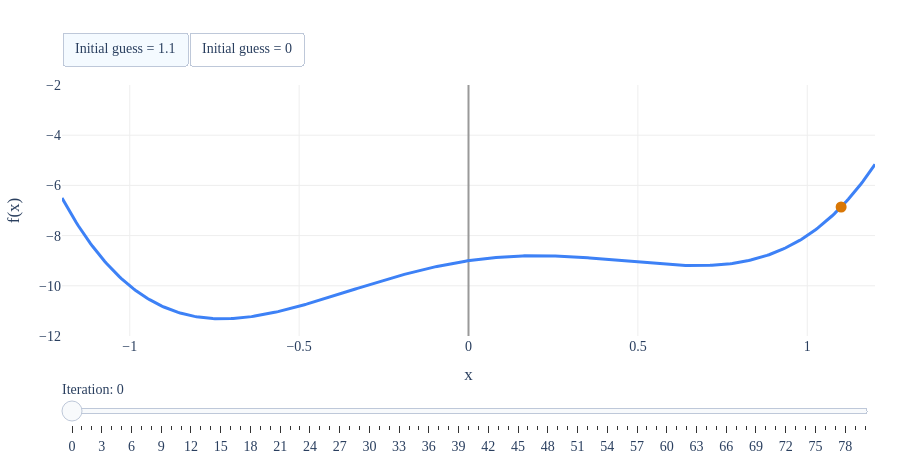

Source (notebook cell):
### Markdown cell above
---

## Motivation

Use the buttons to change the initial guess, then drag the slider to step through the updates. Why do the two runs end at different points?

### Code cell
import numpy as np
import plotly.graph_objects as go
from plotly.subplots import make_subplots

BLUE, ORANGE, PINK, GREEN = '#3d81f6', '#d97706', '#d81b60', '#004d40'
PAL = 'Palatino Linotype, Palatino, serif'

def finish(fig, height=460):
    fig.update_layout(autosize=True, height=height, font=dict(family=PAL, size=14),
        paper_bgcolor='white', plot_bgcolor='white', margin=dict(l=50,r=25,t=85,b=100),
        showlegend=False)
    fig.update_xaxes(gridcolor='#eeeeee', zerolinecolor='#999999')
    fig.update_yaxes(gridcolor='#eeeeee', zerolinecolor='#999999')
    return fig

def style_2d(fig, x_range, y_range, width=None, height=450, showlegend=False):
    finish(fig,height)
    fig.update_xaxes(range=x_range); fig.update_yaxes(range=y_range)
    return fig

def slider(steps, prefix, active=0):
    return dict(active=active,currentvalue=dict(prefix=prefix),pad=dict(t=40),steps=steps)

def make_gd_explorer():
    f=lambda x:5*x**4-x**3-5*x**2+2*x-9
    df=lambda x:20*x**3-3*x**2-10*x+2
    grid=np.linspace(-1.2,1.2,400)
    fig=go.Figure(go.Scatter(x=grid,y=f(grid),line=dict(color=BLUE,width=3),name='f(x)'))
    paths=[]
    for start in [1.1,0.0]:
        path=[start]
        for k in range(80): path.append(path[-1]-.01*df(path[-1]))
        paths.append(np.array(path))
    for i,path in enumerate(paths):
        fig.add_trace(go.Scatter(x=path[:1],y=f(path[:1]),mode='markers',marker=dict(color=ORANGE,size=11),visible=(i==0),name='Current iterate'))
    steps=[]
    for k in range(81):
        steps.append(dict(label=str(k),method='restyle',args=[{'x':[[float(p[k])] for p in paths],'y':[[float(f(p[k]))] for p in paths]},[1,2]]))
    fig.update_layout(sliders=[slider(steps,'Iteration: ')],updatemenus=[dict(type='buttons',direction='right',x=0,y=1.08,xanchor='left',yanchor='bottom',buttons=[dict(label='Initial guess = 1.1',method='restyle',args=[{'visible':[True,True,False]}]),dict(label='Initial guess = 0',method='restyle',args=[{'visible':[True,False,True]}])])])
    fig.update_xaxes(title='x',range=[-1.2,1.2]);fig.update_yaxes(title='f(x)',range=[-12,-2])
    return finish(fig)

def make_secant_explorer(index):
    funcs=[lambda x:x*x,lambda x:np.abs(x),lambda x:x**3-.5*x]
    titles=['f(x) = x²','f(x) = |x|','f(x) = x³ − ½x']
    f=funcs[index]
    grid=np.linspace(-1.25,1.25,301)
    fig=go.Figure()
    fig.add_trace(go.Scatter(x=grid,y=f(grid),line=dict(color=BLUE,width=3),hovertemplate='Input: %{x:.2f}<br>f(input): %{y:.2f}<extra></extra>'))
    fig.add_trace(go.Scatter(x=[-1,1],y=[f(-1),f(1)],mode='lines+markers+text',text=['(-1, f(-1))','(1, f(1))'],textposition=['top right','top left'],textfont=dict(family=PAL,size=14,color=ORANGE),line=dict(color=ORANGE,width=3,dash='dash'),marker=dict(size=9)))
    if index==2:
        fig.data[1].text=['','(1, f(1))']
        fig.add_annotation(x=-1,y=f(-1),text='(-1, f(-1))',showarrow=False,xanchor='left',yanchor='top',xshift=8,yshift=-16,font=dict(family=PAL,size=14,color=ORANGE))
    fig.add_trace(go.Scatter(x=[0,0],y=[f(0),.5*(f(-1)+f(1))],mode='lines+markers',line=dict(color='#777',dash='dot'),marker=dict(color=[BLUE,ORANGE],size=10)))
    steps=[]
    for t in np.linspace(0,1,41):
        u=2*t-1
        heights=[float(f(u)),float((1-t)*f(-1)+t*f(1))]
        steps.append(dict(label=f'{t:.2f}',method='restyle',args=[{'x':[[u,u]],'y':[heights]},[2]]))
    finish(fig,440)
    fig.update_layout(title=titles[index],sliders=[slider(steps,'t = ',20)],margin=dict(l=65,r=30,t=65,b=100))
    fig.update_xaxes(range=[-1.3,1.3],title='Input')
    fig.update_yaxes(range=[-1.5,1.5] if index==2 else [-.15,1.85],title='Height')
    return fig

def make_mse_explorer():
    matrices=[np.array([[1,0],[0,1],[1,1],[2,-1.]]),np.array([[1,2],[2,4],[3,6.]])]
    targets=[np.array([1,-1,0,3.]),np.array([1,2,3.])]
    best=[np.linalg.lstsq(matrices[0],targets[0],rcond=None)[0],np.array([1.,0.])]
    v=np.array([-2.,1.]);grid=np.linspace(-2.5,3.5,90);W1,W2=np.meshgrid(grid,grid)
    fig=make_subplots(rows=1,cols=2,subplot_titles=['Independent columns','Dependent columns'],horizontal_spacing=.14)
    for j,(X,y,w) in enumerate(zip(matrices,targets,best),1):
        Z=np.mean((y[:,None,None]-X[:,0,None,None]*W1-X[:,1,None,None]*W2)**2,axis=0)
        fig.add_trace(go.Contour(x=grid,y=grid,z=Z,showscale=False,colorscale='Blues',ncontours=18),row=1,col=j)
        cs=np.linspace(-1,1,41);path=w[:,None]+v[:,None]*cs
        fig.add_trace(go.Scatter(x=path[0],y=path[1],mode='lines',line=dict(color='#555',dash='dash')),row=1,col=j)
        fig.add_trace(go.Scatter(x=[w[0]],y=[w[1]],mode='markers',marker=dict(color=ORANGE,size=12)),row=1,col=j)
    steps=[]
    for c in np.linspace(-1,1,41):
        ws=[w+c*v for w in best]
        mses=[np.mean((y-X@w)**2) for X,y,w in zip(matrices,targets,ws)]
        steps.append(dict(label=f'{c:.2f}',method='update',args=[{'x':[[w[0]] for w in ws],'y':[[w[1]] for w in ws]}, {'title.text':f'MSE: {mses[0]:.3f} (left), {mses[1]:.3f} (right)'},[2,5]]))
    fig.update_layout(title='MSE: 0.000 (left), 0.000 (right)',sliders=[slider(steps,'c = ',20)])
    fig.update_xaxes(title='w₁',range=[-2,3.5]);fig.update_yaxes(title='w₂',range=[-2.5,2])
    return finish(fig,500)

def make_hessian_explorer():
    grid=np.linspace(-2,2,71)
    X,Y=np.meshgrid(grid,grid)
    fig=make_subplots(rows=2,cols=1,specs=[[{'type':'surface'}],[{'type':'surface'}]],subplot_titles=['f(x₁, x₂) = x₁² + x₁x₂ + 2x₂²','g(x₁, x₂) = x₁² + 4x₁x₂ + x₂²'],vertical_spacing=.09)
    for row,Z in enumerate([X*X+X*Y+2*Y*Y,X*X+4*X*Y+Y*Y],1):
        fig.add_trace(go.Surface(x=X,y=Y,z=Z,colorscale='Blues',showscale=False,hovertemplate='x₁ = %{x:.2f}<br>x₂ = %{y:.2f}<br>Height = %{z:.2f}<extra></extra>'),row=row,col=1)
    finish(fig,950)
    axis=lambda title:dict(title=title,gridcolor='#eeeeee',backgroundcolor='white',zerolinecolor='#999999')
    scene=dict(xaxis=axis('x₁'),yaxis=axis('x₂'),zaxis=axis('Function value'),camera=dict(eye=dict(x=1.6,y=1.6,z=1.0)),aspectmode='cube')
    fig.update_layout(scene=scene,scene2=scene,margin=dict(l=15,r=15,t=65,b=20))
    return fig

def make_tangent_explorer():
    grid=np.linspace(-2.2,2.2,31);X,Y=np.meshgrid(grid,grid)
    f=lambda x,y:x*x+.5*x*y+y*y+1
    def plane(a):
        return f(a,-1)+(2*a-.5)*(X-a)+(.5*a-2)*(Y+1)
    fig=go.Figure([
        go.Surface(x=X,y=Y,z=f(X,Y),colorscale='Blues',showscale=False,opacity=.85),
        go.Surface(x=X,y=Y,z=plane(1),colorscale=[[0,'#efb66d'],[1,'#efb66d']],showscale=False,opacity=.65),
        go.Scatter3d(x=[1],y=[-1],z=[f(1,-1)],mode='markers',marker=dict(color=PINK,size=6))])
    steps=[]
    for a in np.linspace(-1.5,1.5,31):
        steps.append(dict(label=f'{a:.1f}',method='restyle',args=[{'x':[X,[a]],'y':[Y,[-1]],'z':[plane(a),[f(a,-1)]]},[1,2]]))
    fig.update_layout(sliders=[slider(steps,'a₁ = ',25)],scene=dict(xaxis=dict(title='x₁',range=[-2.2,2.2]),yaxis=dict(title='x₂',range=[-2.2,2.2]),zaxis=dict(title='f(x₁,x₂)',range=[-9,14]),camera=dict(eye=dict(x=1.5,y=1.5,z=1.1))))
    return finish(fig,580)

make_gd_explorer()

### Figure 1 — Plotly figure (JSON) as saved in the notebook; plotly's stock layout.template omitted (floating-point values rounded to 4 significant figures; data arrays with more than 128 entries replaced by an {"elided": "..."} marker saying what was removed)
{"data": [{"line": {"color": "#3d81f6", "width": 3}, "name": "f(x)", "type": "scatter", "x": {"elided": "400 float values"}, "y": {"elided": "400 float values"}}, {"marker": {"color": "#d97706", "size": 11}, "mode": "markers", "name": "Current iterate", "type": "scatter", "visible": true, "x": [1.1], "y": [-6.86]}, {"marker": {"color": "#d97706", "size": 11}, "mode": "markers", "name": "Current iterate", "type": "scatter", "visible": false, "x": [0.0], "y": [-9.0]}], "layout": {"autosize": true, "font": {"family": "Palatino Linotype, Palatino, serif", "size": 14}, "height": 460, "margin": {"b": 100, "l": 50, "r": 25, "t": 85}, "paper_bgcolor": "white", "plot_bgcolor": "white", "showlegend": false, "sliders": [{"active": 0, "currentvalue": {"prefix": "Iteration: "}, "pad": {"t": 40}, "steps": [{"args": [{"x": [[1.1], [0.0]], "y": [[-6.86], [-9.0]]}, [1, 2]], "label": "0", "method": "restyle"}, {"args": [{"x": [[0.9601], [-0.02]], "y": [[-8.325], [-9.042]]}, [1, 2]], "label": "1", "method": "restyle"}, {"args": [{"x": [[0.8868], [-0.04199]], "y": [[-8.764], [-9.093]]}, [1, 2]], "label": "2", "method": "restyle"}, {"args": [{"x": [[0.8396], [-0.06612]], "y": [[-8.953], [-9.154]]}, [1, 2]], "label": "3", "method": "restyle"}, {"args": [{"x": [[0.8063], [-0.09254]], "y": [[-9.049], [-9.227]]}, [1, 2]], "label": "4", "method": "restyle"}, {"args": [{"x": [[0.7816], [-0.1214]], "y": [[-9.103], [-9.314]]}, [1, 2]], "label": "5", "method": "restyle"}, {"args": [{"x": [[0.7626], [-0.1527]], "y": [[-9.135], [-9.416]]}, [1, 2]], "label": "6", "method": "restyle"}, {"args": [{"x": [[0.7476], [-0.1866]], "y": [[-9.155], [-9.535]]}, [1, 2]], "label": "7", "method": "restyle"}, {"args": [{"x": [[0.7356], [-0.2229]], "y": [[-9.168], [-9.671]]}, [1, 2]], "label": "8", "method": "restyle"}, {"args": [{"x": [[0.7258], [-0.2615]], "y": [[-9.177], [-9.824]]}, [1, 2]], "label": "9", "method": "restyle"}, {"args": [{"x": [[0.7177], [-0.302]], "y": [[-9.183], [-9.991]]}, [1, 2]], "label": "10", "method": "restyle"}, {"args": [{"x": [[0.711], [-0.344]], "y": [[-9.187], [-10.17]]}, [1, 2]], "label": "11", "method": "restyle"}, {"args": [{"x": [[0.7054], [-0.3867]], "y": [[-9.19], [-10.35]]}, [1, 2]], "label": "12", "method": "restyle"}, {"args": [{"x": [[0.7006], [-0.4293]], "y": [[-9.192], [-10.53]]}, [1, 2]], "label": "13", "method": "restyle"}, {"args": [{"x": [[0.6966], [-0.4709]], "y": [[-9.194], [-10.7]]}, [1, 2]], "label": "14", "method": "restyle"}, {"args": [{"x": [[0.6932], [-0.5104]], "y": [[-9.195], [-10.85]]}, [1, 2]], "label": "15", "method": "restyle"}, {"args": [{"x": [[0.6904], [-0.547]], "y": [[-9.196], [-10.98]]}, [1, 2]], "label": "16", "method": "restyle"}, {"args": [{"x": [[0.6879], [-0.58]], "y": [[-9.196], [-11.08]]}, [1, 2]], "label": "17", "method": "restyle"}, {"args": [{"x": [[0.6858], [-0.6089]], "y": [[-9.197], [-11.16]]}, [1, 2]], "label": "18", "method": "restyle"}, {"args": [{"x": [[0.684], [-0.6335]], "y": [[-9.197], [-11.21]]}, [1, 2]], "label": "19", "method": "restyle"}, {"args": [{"x": [[0.6824], [-0.654]], "y": [[-9.197], [-11.25]]}, [1, 2]], "label": "20", "method": "restyle"}, {"args": [{"x": [[0.681], [-0.6706]], "y": [[-9.197], [-11.28]]}, [1, 2]], "label": "21", "method": "restyle"}, {"args": [{"x": [[0.6799], [-0.6839]], "y": [[-9.197], [-11.29]]}, [1, 2]], "label": "22", "method": "restyle"}, {"args": [{"x": [[0.6789], [-0.6943]], "y": [[-9.197], [-11.3]]}, [1, 2]], "label": "23", "method": "restyle"}, {"args": [{"x": [[0.678], [-0.7023]], "y": [[-9.198], [-11.31]]}, [1, 2]], "label": "24", "method": "restyle"}, {"args": [{"x": [[0.6773], [-0.7085]], "y": [[-9.198], [-11.31]]}, [1, 2]], "label": "25", "method": "restyle"}, {"args": [{"x": [[0.6766], [-0.7131]], "y": [[-9.198], [-11.31]]}, [1, 2]], "label": "26", "method": "restyle"}, {"args": [{"x": [[0.6761], [-0.7166]], "y": [[-9.198], [-11.31]]}, [1, 2]], "label": "27", "method": "restyle"}, {"args": [{"x": [[0.6756], [-0.7193]], "y": [[-9.198], [-11.31]]}, [1, 2]], "label": "28", "method": "restyle"}, {"args": [{"x": [[0.6752], [-0.7213]], "y": [[-9.198], [-11.32]]}, [1, 2]], "label": "29", "method": "restyle"}, {"args": [{"x": [[0.6748], [-0.7227]], "y": [[-9.198], [-11.32]]}, [1, 2]], "label": "30", "method": "restyle"}, {"args": [{"x": [[0.6745], [-0.7238]], "y": [[-9.198], [-11.32]]}, [1, 2]], "label": "31", "method": "restyle"}, {"args": [{"x": [[0.6742], [-0.7247]], "y": [[-9.198], [-11.32]]}, [1, 2]], "label": "32", "method": "restyle"}, {"args": [{"x": [[0.674], [-0.7253]], "y": [[-9.198], [-11.32]]}, [1, 2]], "label": "33", "method": "restyle"}, {"args": [{"x": [[0.6738], [-0.7257]], "y": [[-9.198], [-11.32]]}, [1, 2]], "label": "34", "method": "restyle"}, {"args": [{"x": [[0.6736], [-0.726]], "y": [[-9.198], [-11.32]]}, [1, 2]], "label": "35", "method": "restyle"}, {"args": [{"x": [[0.6734], [-0.7263]], "y": [[-9.198], [-11.32]]}, [1, 2]], "label": "36", "method": "restyle"}, {"args": [{"x": [[0.6733], [-0.7265]], "y": [[-9.198], [-11.32]]}, [1, 2]], "label": "37", "method": "restyle"}, {"args": [{"x": [[0.6732], [-0.7266]], "y": [[-9.198], [-11.32]]}, [1, 2]], "label": "38", "method": "restyle"}, {"args": [{"x": [[0.6731], [-0.7267]], "y": [[-9.198], [-11.32]]}, [1, 2]], "label": "39", "method": "restyle"}, {"args": [{"x": [[0.673], [-0.7268]], "y": [[-9.198], [-11.32]]}, [1, 2]], "label": "40", "method": "restyle"}, {"args": [{"x": [[0.6729], [-0.7268]], "y": [[-9.198], [-11.32]]}, [1, 2]], "label": "41", "method": "restyle"}, {"args": [{"x": [[0.6729], [-0.7269]], "y": [[-9.198], [-11.32]]}, [1, 2]], "label": "42", "method": "restyle"}, {"args": [{"x": [[0.6728], [-0.7269]], "y": [[-9.198], [-11.32]]}, [1, 2]], "label": "43", "method": "restyle"}, {"args": [{"x": [[0.6728], [-0.7269]], "y": [[-9.198], [-11.32]]}, [1, 2]], "label": "44", "method": "restyle"}, {"args": [{"x": [[0.6727], [-0.7269]], "y": [[-9.198], [-11.32]]}, [1, 2]], "label": "45", "method": "restyle"}, {"args": [{"x": [[0.6727], [-0.727]], "y": [[-9.198], [-11.32]]}, [1, 2]], "label": "46", "method": "restyle"}, {"args": [{"x": [[0.6726], [-0.727]], "y": [[-9.198], [-11.32]]}, [1, 2]], "label": "47", "method": "restyle"}, {"args": [{"x": [[0.6726], [-0.727]], "y": [[-9.198], [-11.32]]}, [1, 2]], "label": "48", "method": "restyle"}, {"args": [{"x": [[0.6726], [-0.727]], "y": [[-9.198], [-11.32]]}, [1, 2]], "label": "49", "method": "restyle"}, {"args": [{"x": [[0.6726], [-0.727]], "y": [[-9.198], [-11.32]]}, [1, 2]], "label": "50", "method": "restyle"}, {"args": [{"x": [[0.6725], [-0.727]], "y": [[-9.198], [-11.32]]}, [1, 2]], "label": "51", "method": "restyle"}, {"args": [{"x": [[0.6725], [-0.727]], "y": [[-9.198], [-11.32]]}, [1, 2]], "label": "52", "method": "restyle"}, {"args": [{"x": [[0.6725], [-0.727]], "y": [[-9.198], [-11.32]]}, [1, 2]], "label": "53", "method": "restyle"}, {"args": [{"x": [[0.6725], [-0.727]], "y": [[-9.198], [-11.32]]}, [1, 2]], "label": "54", "method": "restyle"}, {"args": [{"x": [[0.6725], [-0.727]], "y": [[-9.198], [-11.32]]}, [1, 2]], "label": "55", "method": "restyle"}, {"args": [{"x": [[0.6725], [-0.727]], "y": [[-9.198], [-11.32]]}, [1, 2]], "label": "56", "method": "restyle"}, {"args": [{"x": [[0.6725], [-0.727]], "y": [[-9.198], [-11.32]]}, [1, 2]], "label": "57", "method": "restyle"}, {"args": [{"x": [[0.6725], [-0.727]], "y": [[-9.198], [-11.32]]}, [1, 2]], "label": "58", "method": "restyle"}, {"args": [{"x": [[0.6725], [-0.727]], "y": [[-9.198], [-11.32]]}, [1, 2]], "label": "59", "method": "restyle"}, {"args": [{"x": [[0.6725], [-0.727]], "y": [[-9.198], [-11.32]]}, [1, 2]], "label": "60", "method": "restyle"}, {"args": [{"x": [[0.6724], [-0.727]], "y": [[-9.198], [-11.32]]}, [1, 2]], "label": "61", "method": "restyle"}, {"args": [{"x": [[0.6724], [-0.727]], "y": [[-9.198], [-11.32]]}, [1, 2]], "label": "62", "method": "restyle"}, {"args": [{"x": [[0.6724], [-0.727]], "y": [[-9.198], [-11.32]]}, [1, 2]], "label": "63", "method": "restyle"}, {"args": [{"x": [[0.6724], [-0.727]], "y": [[-9.198], [-11.32]]}, [1, 2]], "label": "64", "method": "restyle"}, {"args": [{"x": [[0.6724], [-0.727]], "y": [[-9.198], [-11.32]]}, [1, 2]], "label": "65", "method": "restyle"}, {"args": [{"x": [[0.6724], [-0.727]], "y": [[-9.198], [-11.32]]}, [1, 2]], "label": "66", "method": "restyle"}, {"args": [{"x": [[0.6724], [-0.727]], "y": [[-9.198], [-11.32]]}, [1, 2]], "label": "67", "method": "restyle"}, {"args": [{"x": [[0.6724], [-0.727]], "y": [[-9.198], [-11.32]]}, [1, 2]], "label": "68", "method": "restyle"}, {"args": [{"x": [[0.6724], [-0.727]], "y": [[-9.198], [-11.32]]}, [1, 2]], "label": "69", "method": "restyle"}, {"args": [{"x": [[0.6724], [-0.727]], "y": [[-9.198], [-11.32]]}, [1, 2]], "label": "70", "method": "restyle"}, {"args": [{"x": [[0.6724], [-0.727]], "y": [[-9.198], [-11.32]]}, [1, 2]], "label": "71", "method": "restyle"}, {"args": [{"x": [[0.6724], [-0.727]], "y": [[-9.198], [-11.32]]}, [1, 2]], "label": "72", "method": "restyle"}, {"args": [{"x": [[0.6724], [-0.727]], "y": [[-9.198], [-11.32]]}, [1, 2]], "label": "73", "method": "restyle"}, {"args": [{"x": [[0.6724], [-0.727]], "y": [[-9.198], [-11.32]]}, [1, 2]], "label": "74", "method": "restyle"}, {"args": [{"x": [[0.6724], [-0.727]], "y": [[-9.198], [-11.32]]}, [1, 2]], "label": "75", "method": "restyle"}, {"args": [{"x": [[0.6724], [-0.727]], "y": [[-9.198], [-11.32]]}, [1, 2]], "label": "76", "method": "restyle"}, {"args": [{"x": [[0.6724], [-0.727]], "y": [[-9.198], [-11.32]]}, [1, 2]], "label": "77", "method": "restyle"}, {"args": [{"x": [[0.6724], [-0.727]], "y": [[-9.198], [-11.32]]}, [1, 2]], "label": "78", "method": "restyle"}, {"args": [{"x": [[0.6724], [-0.727]], "y": [[-9.198], [-11.32]]}, [1, 2]], "label": "79", "method": "restyle"}, {"args": [{"x": [[0.6724], [-0.727]], "y": [[-9.198], [-11.32]]}, [1, 2]], "label": "80", "method": "restyle"}]}], "updatemenus": [{"buttons": [{"args": [{"visible": [true, true, false]}], "label": "Initial guess = 1.1", "method": "restyle"}, {"args": [{"visible": [true, false, true]}], "label": "Initial guess = 0", "method": "restyle"}], "direction": "right", "type": "buttons", "x": 0, "xanchor": "left", "y": 1.08, "yanchor": "bottom"}], "xaxis": {"gridcolor": "#eeeeee", "range": [-1.2, 1.2], "title": {"text": "x"}, "zerolinecolor": "#999999"}, "yaxis": {"gridcolor": "#eeeeee", "range": [-12, -2], "title": {"text": "f(x)"}, "zerolinecolor": "#999999"}}}
